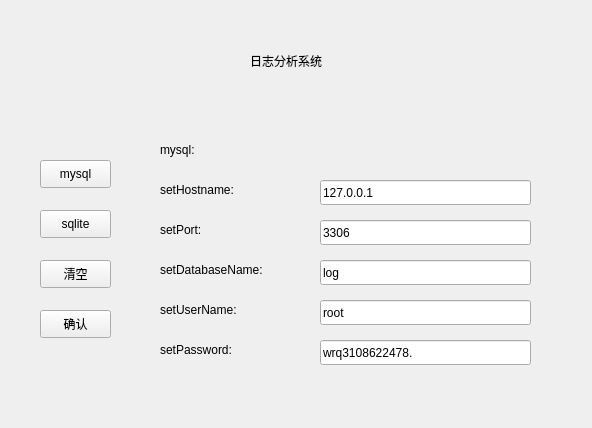
<?xml version="1.0" encoding="UTF-8"?>
<ui version="4.0">
 <class>Login</class>
 <widget class="QWidget" name="Login">
  <property name="geometry">
   <rect>
    <x>0</x>
    <y>0</y>
    <width>592</width>
    <height>428</height>
   </rect>
  </property>
  <property name="windowTitle">
   <string>Form</string>
  </property>
  <widget class="QLabel" name="label">
   <property name="geometry">
    <rect>
     <x>250</x>
     <y>50</y>
     <width>101</width>
     <height>21</height>
    </rect>
   </property>
   <property name="text">
    <string>日志分析系统</string>
   </property>
  </widget>
  <widget class="QPushButton" name="connect_mysql">
   <property name="geometry">
    <rect>
     <x>40</x>
     <y>160</y>
     <width>71</width>
     <height>28</height>
    </rect>
   </property>
   <property name="text">
    <string>mysql</string>
   </property>
  </widget>
  <widget class="QPushButton" name="connect_Sqllite">
   <property name="geometry">
    <rect>
     <x>40</x>
     <y>210</y>
     <width>71</width>
     <height>28</height>
    </rect>
   </property>
   <property name="text">
    <string>sqlite</string>
   </property>
  </widget>
  <widget class="QStackedWidget" name="stackedWidget">
   <property name="geometry">
    <rect>
     <x>140</x>
     <y>80</y>
     <width>441</width>
     <height>311</height>
    </rect>
   </property>
   <property name="currentIndex">
    <number>1</number>
   </property>
   <widget class="QWidget" name="page">
    <widget class="QLabel" name="label_2">
     <property name="geometry">
      <rect>
       <x>80</x>
       <y>80</y>
       <width>161</width>
       <height>19</height>
      </rect>
     </property>
     <property name="text">
      <string>选择对应方式进入系统</string>
     </property>
    </widget>
   </widget>
   <widget class="QWidget" name="page_mysql">
    <widget class="QWidget" name="widget" native="true">
     <property name="geometry">
      <rect>
       <x>10</x>
       <y>30</y>
       <width>401</width>
       <height>271</height>
      </rect>
     </property>
     <widget class="QLabel" name="label_3">
      <property name="geometry">
       <rect>
        <x>10</x>
        <y>70</y>
        <width>111</width>
        <height>19</height>
       </rect>
      </property>
      <property name="text">
       <string>setHostname:</string>
      </property>
     </widget>
     <widget class="QLabel" name="label_4">
      <property name="geometry">
       <rect>
        <x>10</x>
        <y>110</y>
        <width>69</width>
        <height>19</height>
       </rect>
      </property>
      <property name="text">
       <string>setPort:</string>
      </property>
     </widget>
     <widget class="QLabel" name="label_5">
      <property name="geometry">
       <rect>
        <x>10</x>
        <y>150</y>
        <width>141</width>
        <height>19</height>
       </rect>
      </property>
      <property name="text">
       <string>setDatabaseName:</string>
      </property>
     </widget>
     <widget class="QLabel" name="label_6">
      <property name="geometry">
       <rect>
        <x>10</x>
        <y>190</y>
        <width>111</width>
        <height>19</height>
       </rect>
      </property>
      <property name="text">
       <string>setUserName:</string>
      </property>
     </widget>
     <widget class="QLabel" name="label_7">
      <property name="geometry">
       <rect>
        <x>10</x>
        <y>230</y>
        <width>101</width>
        <height>19</height>
       </rect>
      </property>
      <property name="text">
       <string>setPassword:</string>
      </property>
     </widget>
     <widget class="QLineEdit" name="lineEdit_hostname">
      <property name="geometry">
       <rect>
        <x>170</x>
        <y>70</y>
        <width>211</width>
        <height>25</height>
       </rect>
      </property>
      <property name="text">
       <string>127.0.0.1</string>
      </property>
     </widget>
     <widget class="QLineEdit" name="lineEdit_port">
      <property name="geometry">
       <rect>
        <x>170</x>
        <y>110</y>
        <width>211</width>
        <height>25</height>
       </rect>
      </property>
      <property name="text">
       <string>3306</string>
      </property>
     </widget>
     <widget class="QLineEdit" name="lineEdit_DataBaseName">
      <property name="geometry">
       <rect>
        <x>170</x>
        <y>150</y>
        <width>211</width>
        <height>25</height>
       </rect>
      </property>
      <property name="text">
       <string>log</string>
      </property>
     </widget>
     <widget class="QLineEdit" name="lineEdit_username">
      <property name="geometry">
       <rect>
        <x>170</x>
        <y>190</y>
        <width>211</width>
        <height>25</height>
       </rect>
      </property>
      <property name="text">
       <string>root</string>
      </property>
     </widget>
     <widget class="QLineEdit" name="lineEdit_password">
      <property name="geometry">
       <rect>
        <x>170</x>
        <y>230</y>
        <width>211</width>
        <height>25</height>
       </rect>
      </property>
      <property name="text">
       <string>wrq3108622478.</string>
      </property>
     </widget>
     <widget class="QLabel" name="label_12">
      <property name="geometry">
       <rect>
        <x>10</x>
        <y>30</y>
        <width>69</width>
        <height>19</height>
       </rect>
      </property>
      <property name="text">
       <string>mysql:</string>
      </property>
     </widget>
    </widget>
   </widget>
   <widget class="QWidget" name="page_sqlite">
    <widget class="QWidget" name="widget_2" native="true">
     <property name="geometry">
      <rect>
       <x>20</x>
       <y>40</y>
       <width>391</width>
       <height>251</height>
      </rect>
     </property>
     <widget class="QLabel" name="label_8">
      <property name="geometry">
       <rect>
        <x>30</x>
        <y>180</y>
        <width>141</width>
        <height>20</height>
       </rect>
      </property>
      <property name="text">
       <string>创建新的本地数据库:</string>
      </property>
     </widget>
     <widget class="QLineEdit" name="lineEdit_sqlite_databasename">
      <property name="geometry">
       <rect>
        <x>120</x>
        <y>210</y>
        <width>71</width>
        <height>25</height>
       </rect>
      </property>
     </widget>
     <widget class="QPushButton" name="getfilename_Button">
      <property name="geometry">
       <rect>
        <x>30</x>
        <y>90</y>
        <width>141</width>
        <height>28</height>
       </rect>
      </property>
      <property name="text">
       <string>从文件夹选取路径</string>
      </property>
     </widget>
     <widget class="QLabel" name="label_9">
      <property name="geometry">
       <rect>
        <x>30</x>
        <y>210</y>
        <width>81</width>
        <height>19</height>
       </rect>
      </property>
      <property name="text">
       <string>请输入库名：</string>
      </property>
     </widget>
     <widget class="QLabel" name="label_10">
      <property name="geometry">
       <rect>
        <x>30</x>
        <y>60</y>
        <width>121</width>
        <height>19</height>
       </rect>
      </property>
      <property name="text">
       <string>打开本地数据库：</string>
      </property>
     </widget>
     <widget class="QLabel" name="label_11">
      <property name="geometry">
       <rect>
        <x>30</x>
        <y>10</y>
        <width>69</width>
        <height>19</height>
       </rect>
      </property>
      <property name="text">
       <string>sqlite:</string>
      </property>
     </widget>
    </widget>
   </widget>
  </widget>
  <widget class="QPushButton" name="bt_clear">
   <property name="geometry">
    <rect>
     <x>40</x>
     <y>260</y>
     <width>71</width>
     <height>28</height>
    </rect>
   </property>
   <property name="text">
    <string>清空</string>
   </property>
  </widget>
  <widget class="QPushButton" name="bt_ok">
   <property name="geometry">
    <rect>
     <x>40</x>
     <y>310</y>
     <width>71</width>
     <height>28</height>
    </rect>
   </property>
   <property name="text">
    <string>确认</string>
   </property>
  </widget>
 </widget>
 <resources/>
 <connections/>
</ui>
